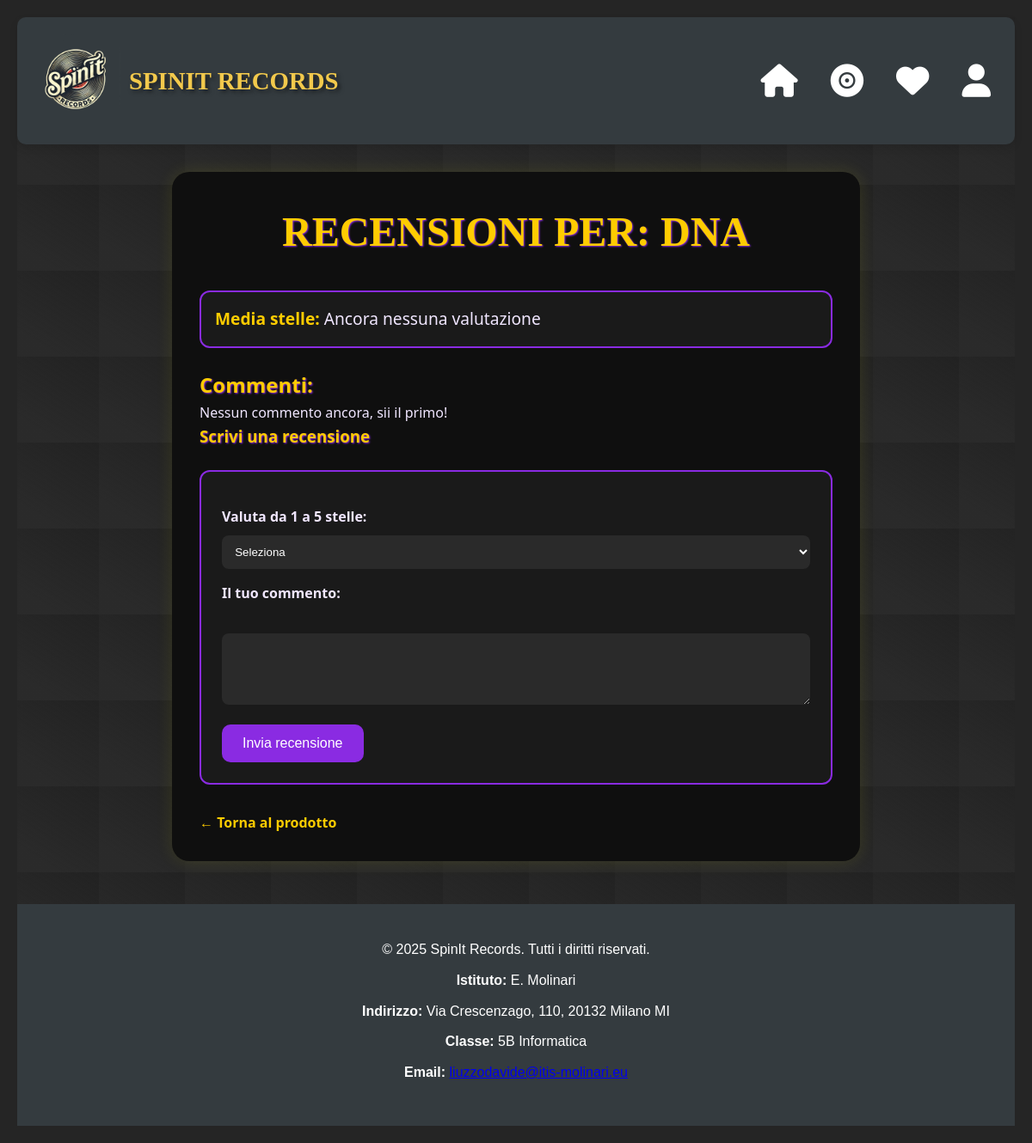
The page /prodotti/22/recensioni/ (signed in) on the database as committed earlier.
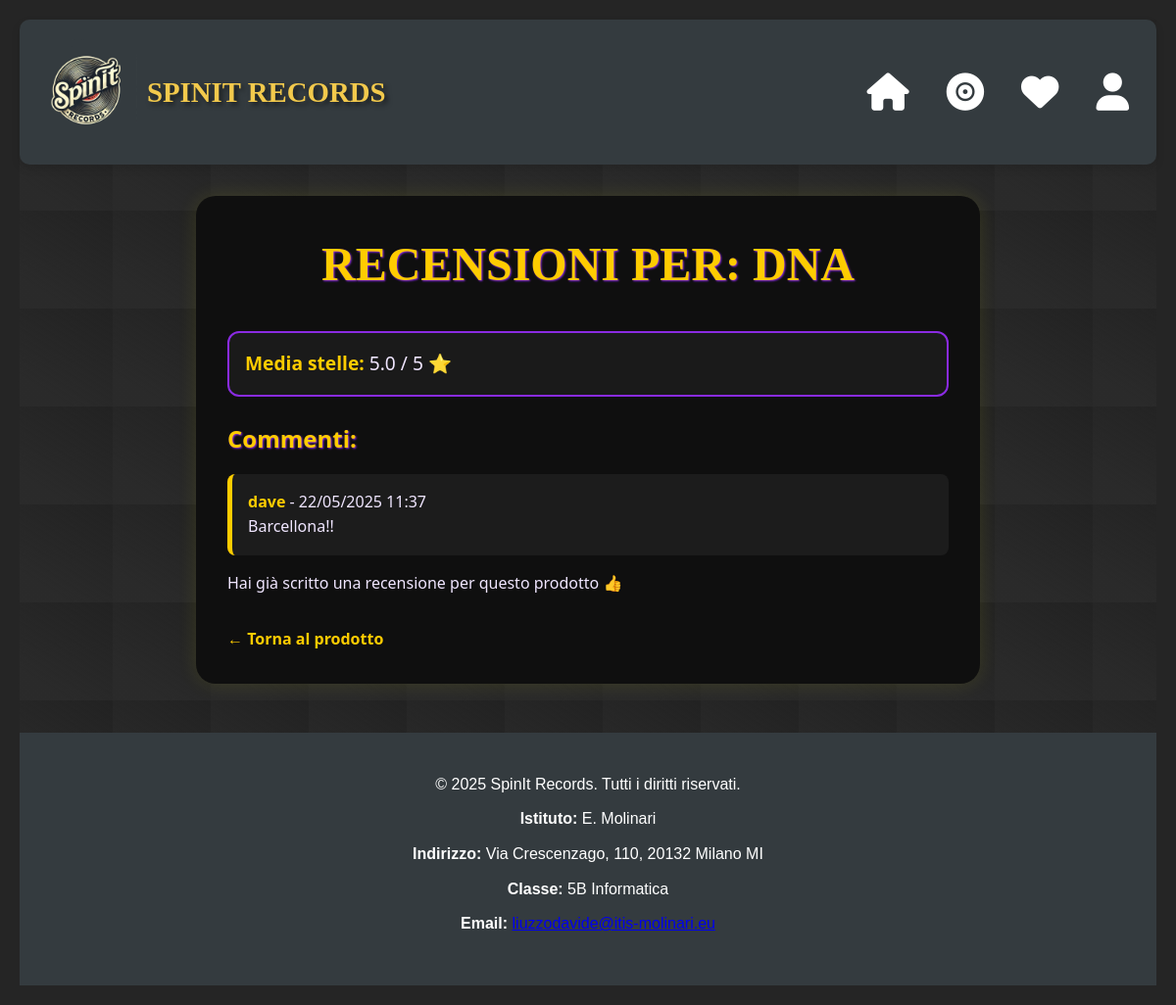
The same page on the database as committed later.
### prodotti/models.py (models this page shows)
class Commento(models.Model):
    id_utente = models.ForeignKey(User, on_delete = models.CASCADE)
    id_prodotto = models.ForeignKey(Prodotto, on_delete =models.CASCADE)
    testo = models.CharField(max_length=5000)
    data = models.DateTimeField(auto_now_add=True)

### prodotti/views.py (the view, shortened to what this page needs)
# urls.py: path('<int:prodotto_id>/recensioni/', recensioni, name='recensioni'),
def recensioni(request, prodotto_id):
    prodotto = get_object_or_404(Prodotto, id=prodotto_id)
    valutazioni = Valutazione.objects.filter(id_prodotto=prodotto)
    media_stelle = valutazioni.aggregate(avg=Avg('punteggio'))['avg']
    commenti = Commento.objects.filter(id_prodotto=prodotto).order_by('-data') if request.user.is_authenticated else None
    ha_recensito = False
    if request.user.is_authenticated:
        ha_recensito = Commento.objects.filter(id_prodotto=prodotto, id_utente=request.user).exists()
    context = {
        'prodotto': prodotto,
        'commenti': commenti,
        'media_stelle': media_stelle,
        'ha_recensito': ha_recensito,
    }
    return render(request, 'prodotti/recensioni.html', context)

### prodotti/templates/prodotti/recensioni.html (shortened to what this page needs)
{% extends "base.html" %}
{% block content %}
<div class="recensioni-container">
    <h1>Recensioni per: {{ prodotto.nome }}</h1>
    <div class="media-stelle">
        <strong>Media stelle:</strong>
        {% if media_stelle %}
        {{ media_stelle|floatformat:1 }} / 5 ⭐
        {% else %}
        Ancora nessuna valutazione
        {% endif %}
    </div>
    {% if user.is_authenticated %}
    <h2>Commenti:</h2>
    {% if commenti and commenti.count > 0 %}
    <ul>
        {% for commento in commenti %}
        <li>
            <strong>{{ commento.id_utente.username }}</strong> - {{ commento.data|date:"d/m/Y H:i" }}<br>
            {{ commento.testo }}
        </li>
        {% endfor %}
    </ul>
    {% else %}
    <p>Nessun commento ancora, sii il primo!</p>
    {% endif %}
    {% if ha_recensito %}
    <p>Hai già scritto una recensione per questo prodotto 👍</p>
    {% else %}
    <h3>Scrivi una recensione</h3>
    <form method="post">
        <label for="punteggio">Valuta da 1 a 5 stelle:</label>
        <select name="punteggio" id="punteggio" required>
            <option value="">Seleziona</option>
        </select>
        <label for="testo">Il tuo commento:</label><br>
        <textarea name="testo" id="testo" rows="4" required></textarea><br>
        <button type="submit">Invia recensione</button>
    </form>
    {% endif %}
    {% else %}
    <p>Devi essere <a href="{% url 'login' %}?next={{ request.path }}">loggato</a> per vedere i commenti e scrivere
        recensioni.</p>
    {% endif %}
    <a href="{% url 'dettaglio' prodotto.id %}">← Torna al prodotto</a>
</div>
{% endblock %}

Rows that differ between the two databases and show on the page:
added Commento: id_utente.username "dave", data "22/05/2025 11:37", testo "Barcellona!!"
Other text that changed with them:
{{ media_stelle|floatformat:1 }}: (not shown) → "5.0"
form field punteggio: "Seleziona" → (not shown)
text no longer shown: "Ancora nessuna valutazione Nessun commento ancora, sii il primo! Scrivi una recensione Valuta da 1 a 5 stelle: Il tuo commento: Invia recensione"
text now shown: "/ 5 ⭐ Hai già scritto una recensione per questo prodotto 👍"
